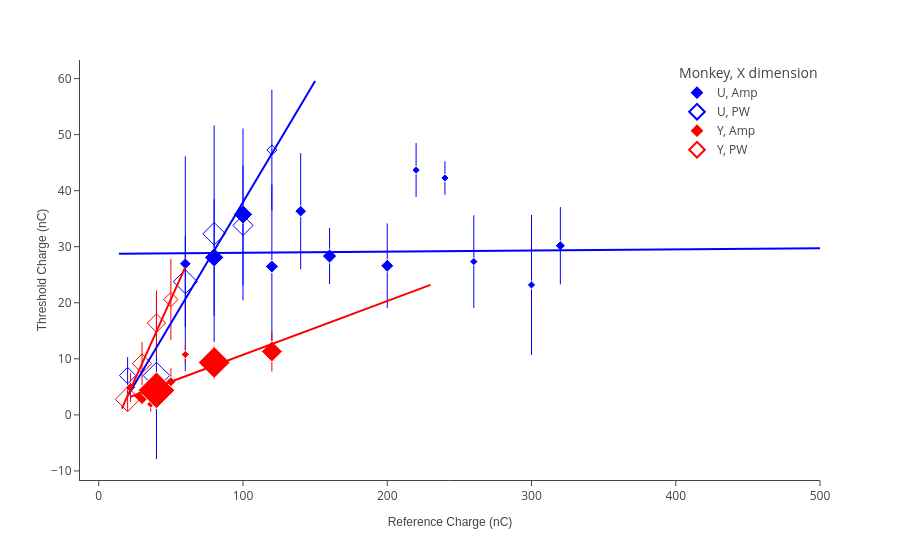

Source (notebook cell):
### Code cell
fig = weber_plot.plot()
fig

### Figure 1 — Plotly figure (JSON) as saved in the notebook; plotly's stock layout.template omitted (floating-point values rounded to 4 significant figures)
{"data": [{"error_y": {"array": [19.16, 10.4, 15.33, 14.59, 10.36, 5.004, 7.562, 4.809, 2.981, 8.258, 12.49, 6.902]}, "hovertemplate": "Monkey=U<br>X dimension=Amp<br>Reference Charge (nC)=%{x}<br>Threshold Charge (nC)=%{y}<br>count=%{marker.size}<extra></extra>", "legendgroup": "U, Amp", "marker": {"color": "blue", "opacity": 1, "size": [4, 11, 11, 5, 4, 6, 5, 2, 2, 2, 2, 3], "sizemode": "area", "sizeref": 0.1, "symbol": "diamond"}, "mode": "markers", "name": "U, Amp", "orientation": "v", "showlegend": true, "type": "scatter", "x": [60, 80, 100, 120, 140, 160, 200, 220, 240, 260, 300, 320], "xaxis": "x", "y": [26.96, 28.09, 35.77, 26.47, 36.34, 28.34, 26.6, 43.68, 42.27, 27.35, 23.19, 30.18], "yaxis": "y"}, {"error_y": {"array": [3.287, 14.89, 8.083, 19.33, 10.68, 10.75]}, "hovertemplate": "Monkey=U<br>X dimension=PW<br>Reference Charge (nC)=%{x}<br>Threshold Charge (nC)=%{y}<br>count=%{marker.size}<extra></extra>", "legendgroup": "U, PW", "marker": {"color": "blue", "opacity": 1, "size": [8, 21, 17, 15, 12, 3], "sizemode": "area", "sizeref": 0.1, "symbol": "diamond-open"}, "mode": "markers", "name": "U, PW", "orientation": "v", "showlegend": true, "type": "scatter", "x": [20, 40, 60, 80, 100, 120], "xaxis": "x", "y": [7.02, 7.018, 23.76, 32.31, 33.81, 47.26], "yaxis": "y"}, {"error_y": {"array": [2.607, 1.389, 1.354, 1.713, 2.404, 1.543, 3.003, 3.545]}, "hovertemplate": "Monkey=Y<br>X dimension=Amp<br>Reference Charge (nC)=%{x}<br>Threshold Charge (nC)=%{y}<br>count=%{marker.size}<extra></extra>", "legendgroup": "Y, Amp", "marker": {"color": "red", "opacity": 1, "size": [3, 8, 2, 40, 3, 2, 30, 13], "sizemode": "area", "sizeref": 0.1, "symbol": "diamond"}, "mode": "markers", "name": "Y, Amp", "orientation": "v", "showlegend": true, "type": "scatter", "x": [22, 30, 36, 40, 50, 60, 80, 120], "xaxis": "x", "y": [4.887, 3.303, 1.929, 4.385, 5.914, 10.77, 9.352, 11.31], "yaxis": "y"}, {"error_y": {"array": [2.167, 3.853, 5.814, 7.244]}, "hovertemplate": "Monkey=Y<br>X dimension=PW<br>Reference Charge (nC)=%{x}<br>Threshold Charge (nC)=%{y}<br>count=%{marker.size}<extra></extra>", "legendgroup": "Y, PW", "marker": {"color": "red", "opacity": 1, "size": [18, 11, 10, 6], "sizemode": "area", "sizeref": 0.1, "symbol": "diamond-open"}, "mode": "markers", "name": "Y, PW", "orientation": "v", "showlegend": true, "type": "scatter", "x": [20, 30, 40, 50], "xaxis": "x", "y": [2.786, 9.148, 16.38, 20.58], "yaxis": "y"}, {"customdata": [["Amp"], ["Amp"]], "hovertemplate": "Monkey=U<br>X dimension=Amp<br>x=%{x}<br>y=%{y}<extra></extra>", "legendgroup": "U", "line": {"color": "blue", "dash": "solid"}, "mode": "lines", "name": "U", "orientation": "v", "showlegend": false, "type": "scatter", "x": [14, 500], "xaxis": "x", "y": [28.73, 29.75], "yaxis": "y"}, {"customdata": [["PW"], ["PW"]], "hovertemplate": "Monkey=U<br>X dimension=PW<br>x=%{x}<br>y=%{y}<extra></extra>", "legendgroup": "U", "line": {"color": "blue", "dash": "solid"}, "mode": "lines", "name": "U", "orientation": "v", "showlegend": false, "type": "scatter", "x": [20, 150], "xaxis": "x", "y": [3.374, 59.57], "yaxis": "y"}, {"customdata": [["Amp"], ["Amp"]], "hovertemplate": "Monkey=Y<br>X dimension=Amp<br>x=%{x}<br>y=%{y}<extra></extra>", "legendgroup": "Y", "line": {"color": "red", "dash": "solid"}, "mode": "lines", "name": "Y", "orientation": "v", "showlegend": false, "type": "scatter", "x": [22, 230], "xaxis": "x", "y": [3.235, 23.2], "yaxis": "y"}, {"customdata": [["PW"], ["PW"]], "hovertemplate": "Monkey=Y<br>X dimension=PW<br>x=%{x}<br>y=%{y}<extra></extra>", "legendgroup": "Y", "line": {"color": "red", "dash": "solid"}, "mode": "lines", "name": "Y", "orientation": "v", "showlegend": false, "type": "scatter", "x": [16, 60], "xaxis": "x", "y": [1.106, 26.36], "yaxis": "y"}], "layout": {"autosize": true, "legend": {"itemsizing": "constant", "title": {"text": "Monkey, X dimension"}, "tracegroupgap": 0}, "margin": {"t": 60}, "xaxis": {"anchor": "y", "autorange": true, "domain": [0, 1], "range": [-13.81, 500], "title": {"text": "Reference Charge (nC)"}, "type": "linear"}, "yaxis": {"anchor": "x", "autorange": true, "domain": [0, 1], "range": [-11.62, 63.31], "title": {"text": "Threshold Charge (nC)"}, "type": "linear"}}}
